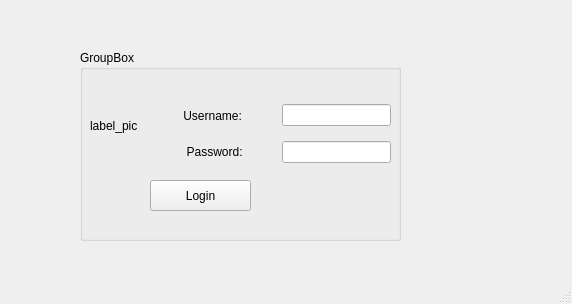
<?xml version="1.0" encoding="UTF-8"?>
<ui version="4.0">
 <class>MyWindow</class>
 <widget class="QMainWindow" name="MyWindow">
  <property name="geometry">
   <rect>
    <x>0</x>
    <y>0</y>
    <width>572</width>
    <height>304</height>
   </rect>
  </property>
  <property name="windowTitle">
   <string>MyWindow</string>
  </property>
  <widget class="QWidget" name="centralwidget">
   <widget class="QGroupBox" name="groupBox">
    <property name="geometry">
     <rect>
      <x>80</x>
      <y>50</y>
      <width>321</width>
      <height>191</height>
     </rect>
    </property>
    <property name="title">
     <string>GroupBox</string>
    </property>
    <widget class="QWidget" name="">
     <property name="geometry">
      <rect>
       <x>100</x>
       <y>50</y>
       <width>211</width>
       <height>31</height>
      </rect>
     </property>
     <layout class="QHBoxLayout" name="horizontalLayout">
      <item>
       <widget class="QLabel" name="label">
        <property name="text">
         <string> Username:          </string>
        </property>
       </widget>
      </item>
      <item>
       <widget class="QLineEdit" name="lineEdit_username"/>
      </item>
     </layout>
    </widget>
    <widget class="QWidget" name="">
     <property name="geometry">
      <rect>
       <x>100</x>
       <y>90</y>
       <width>211</width>
       <height>24</height>
      </rect>
     </property>
     <layout class="QHBoxLayout" name="horizontalLayout_2">
      <item>
       <widget class="QLabel" name="label_2">
        <property name="text">
         <string>  Password:          </string>
        </property>
       </widget>
      </item>
      <item>
       <widget class="QLineEdit" name="lineEdit_password">
        <property name="echoMode">
         <enum>QLineEdit::Password</enum>
        </property>
       </widget>
      </item>
     </layout>
    </widget>
    <widget class="QPushButton" name="pushButton_login">
     <property name="geometry">
      <rect>
       <x>70</x>
       <y>130</y>
       <width>101</width>
       <height>31</height>
      </rect>
     </property>
     <property name="text">
      <string>Login</string>
     </property>
    </widget>
    <widget class="QLabel" name="label_pic">
     <property name="geometry">
      <rect>
       <x>10</x>
       <y>30</y>
       <width>71</width>
       <height>91</height>
      </rect>
     </property>
     <property name="text">
      <string>label_pic</string>
     </property>
    </widget>
    <widget class="QLabel" name="label_3">
     <property name="geometry">
      <rect>
       <x>10</x>
       <y>160</y>
       <width>381</width>
       <height>21</height>
      </rect>
     </property>
     <property name="text">
      <string/>
     </property>
    </widget>
   </widget>
  </widget>
  <widget class="QMenuBar" name="menubar">
   <property name="geometry">
    <rect>
     <x>0</x>
     <y>0</y>
     <width>572</width>
     <height>17</height>
    </rect>
   </property>
  </widget>
  <widget class="QStatusBar" name="statusbar"/>
 </widget>
 <resources/>
 <connections/>
</ui>
